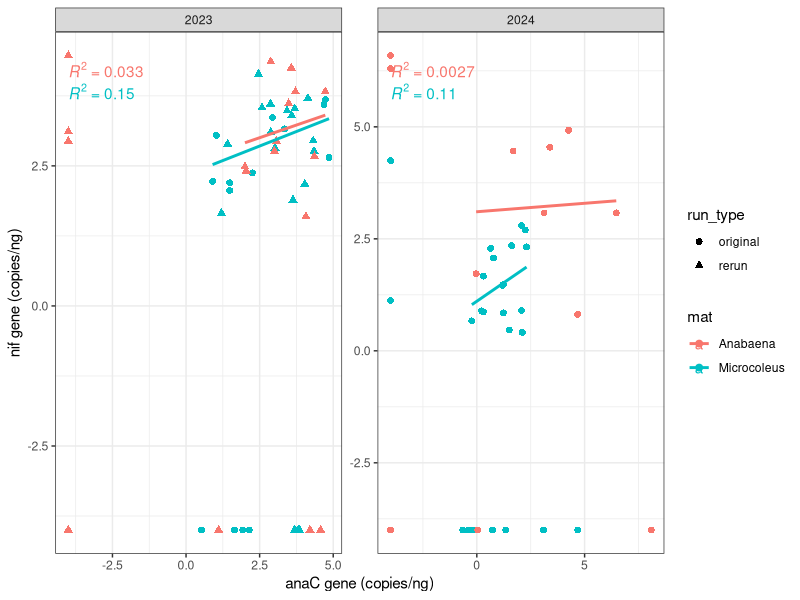
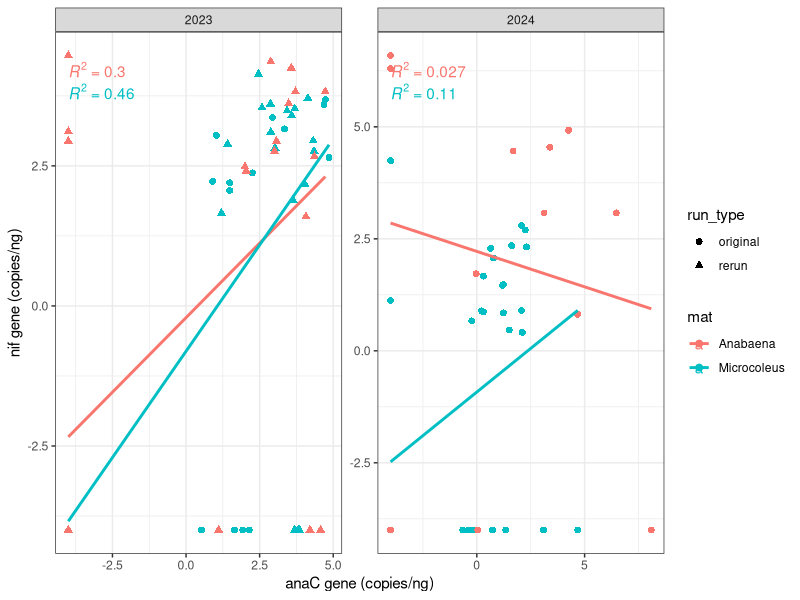
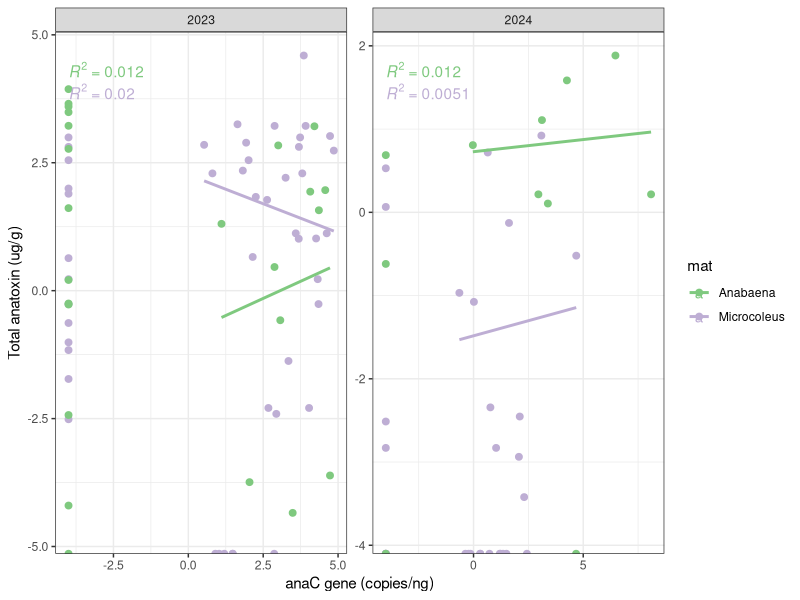

Write the R code that produced these figures, in order.
############################################
###Anatoxin Data Cleaning and Exploration###
############################################

#Packages----
library(tidyverse)
library(ggplot2)
library(ggpubr)
library(RColorBrewer)

#Read in datasheet and clean data

pseudocount <- 1e-4 #Set a small number for 0s, so as to not return error when logging

pcr_atx <- read.csv(here::here("data/qPCR_Anatoxins_forGoel.csv")) %>% 
  filter(!grepl("analysis", UNR_Notes)) %>%  #Remove samples noted as not for analysis ("floating" and "gravel")
  rename(field_date = date) %>% 
  mutate(field_date = as.Date(field_date, format="%m/%d/%y")) %>%  # Fix date data type
  mutate(
    across(c(ana_C.uL, ana_C.uL_rerun,
             nif.uL, nif.uL_rerun),
           ~ log10(.x + pseudocount))  #Add small pseudocount to all numbers, then log transform
  ) %>% 
  pivot_longer(   #Pivot dataframe to create a group for run vs. rerun in the next function
    cols = c(ana_C.uL, ana_C.uL_rerun,
             nif.uL, nif.uL_rerun),
    names_to = "gene_run",
    values_to = "value"
  ) %>%
  mutate(
    gene = case_when(                     #Remove extra characters from gene name category names
      str_detect(gene_run, "ana_C") ~ "anaC",
      str_detect(gene_run, "nif")  ~ "nif"
    ),
    run_type = if_else(str_detect(gene_run, "rerun"), "rerun", "original") #Create run_type grouping
  ) %>%
  select(-gene_run) %>% #Remove redundant column
  pivot_wider(names_from = gene, values_from = value) %>% 
  mutate(
    across(c(ATX_all_ug_g, ATXa_ug_g,    #Set any "bdl" ATX values to 0, to be plotted
             HTXa_ug_g, dhATXa_ug_g),
           ~ case_when(. == "bdl" ~ '0',
                       . != "bdl" ~ .))
  ) %>% 
  mutate(
    across(c(ATX_all_ug_g, ATXa_ug_g,    #Convert ATX values from character to numeric
             HTXa_ug_g, dhATXa_ug_g),
           ~ as.numeric(.))
  )



#------------------------------------------------------------------------------
################
#GRAPHING GENES#
################

#nif ~ anaC, exclude zeros from regression line
ggplot(pcr_atx, aes(x = anaC, y = nif, color = mat)) +
  facet_wrap(~year, scales = "free") +  #Split plot between the two years, scales = "free" means each year has its own Y axis 
  geom_point(aes(shape = run_type), size = 2) +
  geom_smooth(data = . %>% filter(anaC != -4 & nif != -4), # filter out "0" values
              method = "lm", se = FALSE) +
  stat_regline_equation(                  #Calculate r^2 values
    data = . %>% filter(anaC != -4 & nif != -4),   #Remove "0" values from calculating r^2
    aes(label = paste(..rr.label..)),
    formula = y ~ x,
    parse = TRUE,
    label.x.npc = "left",
    label.y.npc = "top") +
  labs(x = "anaC gene (copies/ng)", y = "nif gene (copies/ng)") +
  theme_bw()

#nif ~ anaC, include zeros in regression line
ggplot(pcr_atx, aes(x = anaC, y = nif, color = mat)) +
  facet_wrap(~year, scales = "free") +
  geom_point(aes(shape = run_type), size = 2) +
  geom_smooth(method = "lm", se = FALSE) +
  stat_regline_equation(
    aes(label = paste(..rr.label..)),
    formula = y ~ x,
    parse = TRUE,
    label.x.npc = "left",
    label.y.npc = "top") +
  labs(x = "anaC gene (copies/ng)", y = "nif gene (copies/ng)") +
  theme_bw()

##############
#GRAPHING ATX#
##############

#ana_C vs Anatoxins, exclude zeros from regression line
ggplot(pcr_atx, aes(x = anaC, y = log(ATX_all_ug_g), color = mat)) + #ATXs log-transformed
  facet_wrap(~year, scales = "free") +
  geom_point( size = 2) +
  geom_smooth(data = . %>% filter(anaC != -4 & ATX_all_ug_g != 0),
              method = "lm", se = FALSE) +
  stat_regline_equation(
    data = . %>% filter(anaC != -4 & ATX_all_ug_g != 0),
    aes(label = paste(..rr.label..)),
    formula = y ~ x,
    label.x.npc = "left",
    label.y.npc = "top") +
  labs(x = "anaC gene (copies/ng)", y = "Total anatoxin (ug/g)") +
  scale_colour_brewer(type = "qual") +    #Use different colors for anatoxin plot
  theme_bw()
